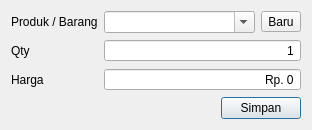
<?xml version="1.0" encoding="UTF-8"?>
<ui version="4.0">
 <class>NotaInputDialog</class>
 <widget class="QDialog" name="NotaInputDialog">
  <property name="geometry">
   <rect>
    <x>0</x>
    <y>0</y>
    <width>306</width>
    <height>130</height>
   </rect>
  </property>
  <property name="windowTitle">
   <string>Buat Order</string>
  </property>
  <layout class="QFormLayout" name="formLayout">
   <item row="0" column="0">
    <widget class="QLabel" name="label">
     <property name="text">
      <string>Produk / Barang</string>
     </property>
    </widget>
   </item>
   <item row="0" column="1">
    <layout class="QHBoxLayout" name="horizontalLayout">
     <item>
      <widget class="QComboBox" name="comboBox">
       <property name="minimumSize">
        <size>
         <width>151</width>
         <height>22</height>
        </size>
       </property>
       <property name="editable">
        <bool>true</bool>
       </property>
      </widget>
     </item>
     <item>
      <widget class="QToolButton" name="toolButton">
       <property name="text">
        <string>Baru</string>
       </property>
      </widget>
     </item>
    </layout>
   </item>
   <item row="1" column="0">
    <widget class="QLabel" name="label_2">
     <property name="text">
      <string>Qty</string>
     </property>
    </widget>
   </item>
   <item row="1" column="1">
    <widget class="QSpinBox" name="spinBox">
     <property name="alignment">
      <set>Qt::AlignmentFlag::AlignRight|Qt::AlignmentFlag::AlignTrailing|Qt::AlignmentFlag::AlignVCenter</set>
     </property>
     <property name="buttonSymbols">
      <enum>QAbstractSpinBox::ButtonSymbols::NoButtons</enum>
     </property>
     <property name="showGroupSeparator" stdset="0">
      <bool>true</bool>
     </property>
     <property name="minimum">
      <number>1</number>
     </property>
     <property name="maximum">
      <number>999999</number>
     </property>
    </widget>
   </item>
   <item row="2" column="0">
    <widget class="QLabel" name="label_3">
     <property name="text">
      <string>Harga</string>
     </property>
    </widget>
   </item>
   <item row="2" column="1">
    <widget class="QSpinBox" name="spinBox2">
     <property name="alignment">
      <set>Qt::AlignmentFlag::AlignRight|Qt::AlignmentFlag::AlignTrailing|Qt::AlignmentFlag::AlignVCenter</set>
     </property>
     <property name="buttonSymbols">
      <enum>QAbstractSpinBox::ButtonSymbols::NoButtons</enum>
     </property>
     <property name="showGroupSeparator" stdset="0">
      <bool>true</bool>
     </property>
     <property name="prefix">
      <string>Rp. </string>
     </property>
     <property name="maximum">
      <number>2000000</number>
     </property>
    </widget>
   </item>
   <item row="3" column="0" colspan="2">
    <layout class="QHBoxLayout" name="horizontalLayout_2">
     <item>
      <spacer name="horizontalSpacer">
       <property name="orientation">
        <enum>Qt::Orientation::Horizontal</enum>
       </property>
       <property name="sizeHint" stdset="0">
        <size>
         <width>40</width>
         <height>20</height>
        </size>
       </property>
      </spacer>
     </item>
     <item>
      <widget class="QPushButton" name="simpanButton">
       <property name="text">
        <string>Simpan</string>
       </property>
      </widget>
     </item>
    </layout>
   </item>
  </layout>
 </widget>
 <resources/>
 <connections/>
</ui>
